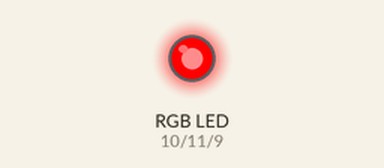
Recording of a sketch running on a simulated Arduino Uno, built with avr-gcc and run on an emulated ATmega328P. Shown: an RGB LED mixed from three pins (HIGH = lit).

Above: at 0.1 s.
Timing chart, 0 to 1.6 s (numbered marks = the images above):
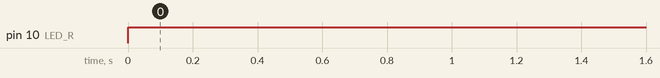

The sketch:

LED_Red.ino
```cpp
// (licence header left out)
int LED_R = 10;  //LED_R connect digital I/O port 10 of Arduino
int LED_G = 11;  //LED_G connect digital I/O port 11 of Arduino
int LED_B = 9;   //LED_B connect digital I/O port 9 of Arduino

/*
* Function       setup
* @author        Jessica
* @date          2019.8.21
* @brief         Initial configuration
* @param[in]     void
* @retval        void
* @par History   NO
*/
void setup()
{
  //Initialize the IO port of RGB as output mode
  pinMode(LED_R, OUTPUT);
  pinMode(LED_G, OUTPUT);
  pinMode(LED_B, OUTPUT);
}

/*
* Function       loop
* @author        Jessica
* @date          2019.8.21
* @brief         main function
* @param[in]     void
* @param[out]    void
* @retval        void
* @par History   NO
*/
void loop()
{
  digitalWrite(LED_R,  HIGH); //Light up Red
  digitalWrite(LED_G,  LOW);  //Light up Green
  digitalWrite(LED_B,  LOW);  //Light up blue
}
```

Measured:
- by itself, pin 10 (LED_R): LOW → HIGH at 0.00 s
